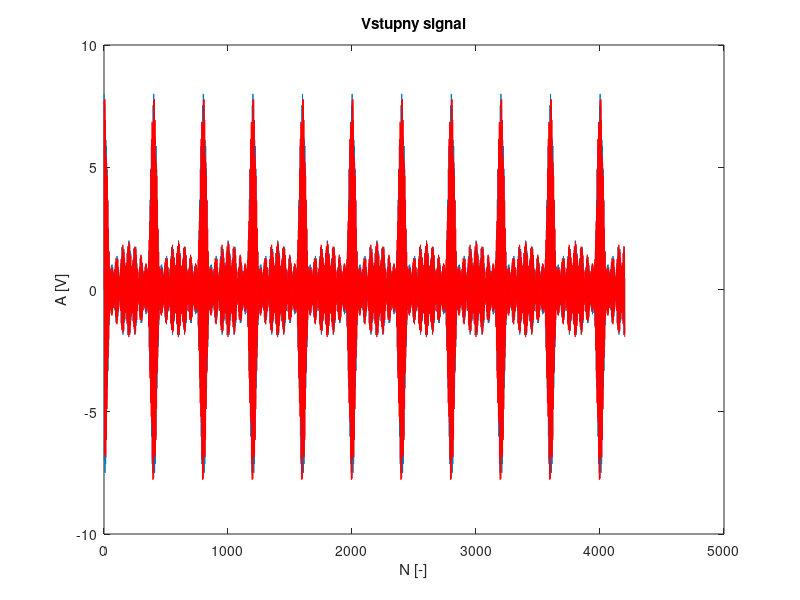

Recreate this plot in MATLAB. (Note: this script raises an error after producing the figure.)
close all; clear all;

%interp = 256;
%fs = 100e6/interp;
fs = 20e6;
ts = 1/fs;

%%  Generovanie signalu
dt = ts;

    % 420k vzoriek za 1780ms
    % 42k vzoriek za 220ms
    % 4.2k vzoriek za 85ms
    N = 4200;
    
f1 = 4.0e6;
f2 = 4.1e6;
f3 = 4.2e6;
f4 = 4.3e6;
f5 = 4.4e6;

f6 = 4.05e6;
f7 = 4.15e6;
f8 = 4.25e6;
t = [0:dt:dt*(N-1)];
sigin = exp(2*1j*pi*f1*t) + ...
        exp(2*1j*pi*f2*t) + ...
        exp(2*1j*pi*f3*t) + ...
        exp(2*1j*pi*f4*t) + ...
        exp(2*1j*pi*f5*t) + ...
        exp(2*1j*pi*f6*t) + ...
        exp(2*1j*pi*f7*t) + ...
        exp(2*1j*pi*f8*t);

figure;
plot(real(sigin));
hold on;
plot(imag(sigin),'-r');
hold off;
xlabel('N [-]');
ylabel('A [V]');
title('Vstupny signal');

%%  Vytvorenie modelu kanalu
%     CHAN = ricianchan(TS, FD, K) constructs a frequency-flat ("single
%     TS is the sample time of the input signal, in seconds.
%     FD is the maximum Doppler shift, in Hertz.
%     K is the Rician K-factor in linear scale.
%     CHAN = ricianchan(TS, FD, K, TAU, PDB) constructs a frequency-selective
%     
    % Doplerov posun urcuje sirku pasma ktora bude zarusena. Napr. ak
    % je signalom sinusovka na f = 4MHz a maximalny doplerovsky posun
    % 0.3MHz, tak vystupny signal zabera pasmo 3.7-4.3MHz
    maxDoplerShift = 100;


% simulacia viacerych ciest, prve pole tau je delay jednotlivych ciest,
% druhe pole je ich zisk
%chanModel = rayleighchan(ts, maxDoplerShift, [12e-6,5e-6,79e-6],[3,10,-5]);
% len jedna cesta
chanModel = rayleighchan(ts, maxDoplerShift);
set(chanModel, 'PathDelays', 10e-6);
%set(chanModel, 'AvgPathGaindB', 0);   %toto sa zatial nijak neprejavilo

%%  Signal po prechode kanalom
tic;
sigout = filter(chanModel, sigin);
sigout = awgn(sigout,10,'measured');
benchmark = toc;
disp(horzcat('Channel filter time: ', num2str(benchmark)));
      
xspec = linspace(0,fs,N);

figure;
plot(real(sigout));
xlabel('N [-]');
ylabel('A [V]');
title('Vystupny signal po prechode rayleighovym kanalom');
% hold on;
% plot(imag(sigout), '-r')
% hold off;

figure;
plot(xspec, 20*log10(abs(fft(sigout))/N));
xlabel('f [Hz]');
ylabel('A [dBV]');
title('Spektrum vstupneho a signalu po skresleni kanalom');
grid on;
hold on;
plot(xspec, 20*log10(abs(fft(sigin)/N)),'--r');
hold off;

'Energia vstupneho signalu (J, 1Ohm):'
sum(abs(sigin).^2/N)
'Energia signalu po prechode kanalom (J, 1Ohm)'
sum(abs(sigout).^2/N)
